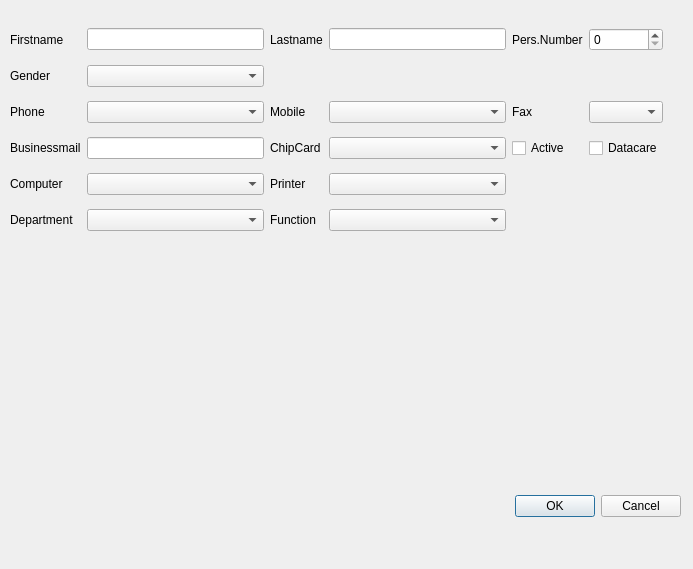
<?xml version="1.0" encoding="UTF-8"?>
<ui version="4.0">
 <class>EmployeeInputDialog</class>
 <widget class="QDialog" name="EmployeeInputDialog">
  <property name="geometry">
   <rect>
    <x>0</x>
    <y>0</y>
    <width>693</width>
    <height>569</height>
   </rect>
  </property>
  <property name="windowTitle">
   <string>Dialog</string>
  </property>
  <widget class="QDialogButtonBox" name="buttonBox">
   <property name="geometry">
    <rect>
     <x>340</x>
     <y>490</y>
     <width>341</width>
     <height>32</height>
    </rect>
   </property>
   <property name="orientation">
    <enum>Qt::Horizontal</enum>
   </property>
   <property name="standardButtons">
    <set>QDialogButtonBox::Cancel|QDialogButtonBox::Ok</set>
   </property>
  </widget>
  <widget class="QWidget" name="gridLayoutWidget">
   <property name="geometry">
    <rect>
     <x>10</x>
     <y>20</y>
     <width>653</width>
     <height>221</height>
    </rect>
   </property>
   <layout class="QGridLayout" name="gridLayout">
    <item row="6" column="0">
     <widget class="QLabel" name="labelComputer">
      <property name="text">
       <string>Computer</string>
      </property>
      <property name="buddy">
       <cstring>comboBoxComputer</cstring>
      </property>
     </widget>
    </item>
    <item row="6" column="2">
     <widget class="QLabel" name="labelPrinter">
      <property name="text">
       <string>Printer</string>
      </property>
      <property name="buddy">
       <cstring>comboBoxPrinter</cstring>
      </property>
     </widget>
    </item>
    <item row="6" column="3">
     <widget class="QComboBox" name="comboBoxPrinter"/>
    </item>
    <item row="6" column="1">
     <widget class="QComboBox" name="comboBoxComputer"/>
    </item>
    <item row="7" column="2">
     <widget class="QLabel" name="labelFunction">
      <property name="text">
       <string>Function</string>
      </property>
      <property name="buddy">
       <cstring>comboBoxFunction</cstring>
      </property>
     </widget>
    </item>
    <item row="7" column="1">
     <widget class="QComboBox" name="comboBoxDepartment"/>
    </item>
    <item row="7" column="0">
     <widget class="QLabel" name="labelDepartment">
      <property name="text">
       <string>Department</string>
      </property>
      <property name="buddy">
       <cstring>comboBoxDepartment</cstring>
      </property>
     </widget>
    </item>
    <item row="2" column="3">
     <widget class="QComboBox" name="comboBoxMobile"/>
    </item>
    <item row="0" column="3">
     <widget class="QLineEdit" name="lineEditLastname"/>
    </item>
    <item row="7" column="3">
     <widget class="QComboBox" name="comboBoxFunction"/>
    </item>
    <item row="0" column="5">
     <widget class="QDoubleSpinBox" name="doubleSpinBoxPersNR">
      <property name="decimals">
       <number>0</number>
      </property>
      <property name="maximum">
       <double>1000.000000000000000</double>
      </property>
     </widget>
    </item>
    <item row="2" column="0">
     <widget class="QLabel" name="labelPhone">
      <property name="text">
       <string>Phone</string>
      </property>
      <property name="buddy">
       <cstring>comboBoxPrinter</cstring>
      </property>
     </widget>
    </item>
    <item row="0" column="4">
     <widget class="QLabel" name="labelPersNumber">
      <property name="text">
       <string>Pers.Number</string>
      </property>
      <property name="buddy">
       <cstring>doubleSpinBoxPersNR</cstring>
      </property>
     </widget>
    </item>
    <item row="2" column="4">
     <widget class="QLabel" name="labelFax">
      <property name="text">
       <string>Fax</string>
      </property>
      <property name="buddy">
       <cstring>comboBoxFax</cstring>
      </property>
     </widget>
    </item>
    <item row="0" column="2">
     <widget class="QLabel" name="labelLastName">
      <property name="text">
       <string>Lastname</string>
      </property>
      <property name="buddy">
       <cstring>lineEditLastname</cstring>
      </property>
     </widget>
    </item>
    <item row="3" column="0">
     <widget class="QLabel" name="label">
      <property name="text">
       <string>Businessmail</string>
      </property>
     </widget>
    </item>
    <item row="3" column="1">
     <widget class="QLineEdit" name="lineEdit"/>
    </item>
    <item row="3" column="5">
     <widget class="QCheckBox" name="checkBoxDatacare">
      <property name="text">
       <string>Datacare</string>
      </property>
     </widget>
    </item>
    <item row="3" column="4">
     <widget class="QCheckBox" name="checkBoxActive">
      <property name="text">
       <string>Active</string>
      </property>
     </widget>
    </item>
    <item row="3" column="2">
     <widget class="QLabel" name="label_2">
      <property name="text">
       <string>ChipCard</string>
      </property>
     </widget>
    </item>
    <item row="3" column="3">
     <widget class="QComboBox" name="comboBox"/>
    </item>
    <item row="2" column="2">
     <widget class="QLabel" name="labelMobile">
      <property name="text">
       <string>Mobile</string>
      </property>
      <property name="buddy">
       <cstring>comboBoxMobile</cstring>
      </property>
     </widget>
    </item>
    <item row="0" column="0">
     <widget class="QLabel" name="labelFirstName">
      <property name="text">
       <string>Firstname</string>
      </property>
      <property name="buddy">
       <cstring>lineEditFirstName</cstring>
      </property>
     </widget>
    </item>
    <item row="0" column="1">
     <widget class="QLineEdit" name="lineEditFirstname"/>
    </item>
    <item row="2" column="1">
     <widget class="QComboBox" name="comboBoxPhone"/>
    </item>
    <item row="2" column="5">
     <widget class="QComboBox" name="comboBoxFax"/>
    </item>
    <item row="1" column="0">
     <widget class="QLabel" name="labelGender">
      <property name="text">
       <string>Gender</string>
      </property>
      <property name="buddy">
       <cstring>comboBoxGender</cstring>
      </property>
     </widget>
    </item>
    <item row="1" column="1">
     <widget class="QComboBox" name="comboBoxGender"/>
    </item>
   </layout>
  </widget>
 </widget>
 <resources/>
 <connections>
  <connection>
   <sender>buttonBox</sender>
   <signal>accepted()</signal>
   <receiver>EmployeeInputDialog</receiver>
   <slot>accept()</slot>
   <hints>
    <hint type="sourcelabel">
     <x>248</x>
     <y>254</y>
    </hint>
    <hint type="destinationlabel">
     <x>157</x>
     <y>274</y>
    </hint>
   </hints>
  </connection>
  <connection>
   <sender>buttonBox</sender>
   <signal>rejected()</signal>
   <receiver>EmployeeInputDialog</receiver>
   <slot>reject()</slot>
   <hints>
    <hint type="sourcelabel">
     <x>316</x>
     <y>260</y>
    </hint>
    <hint type="destinationlabel">
     <x>286</x>
     <y>274</y>
    </hint>
   </hints>
  </connection>
 </connections>
</ui>
